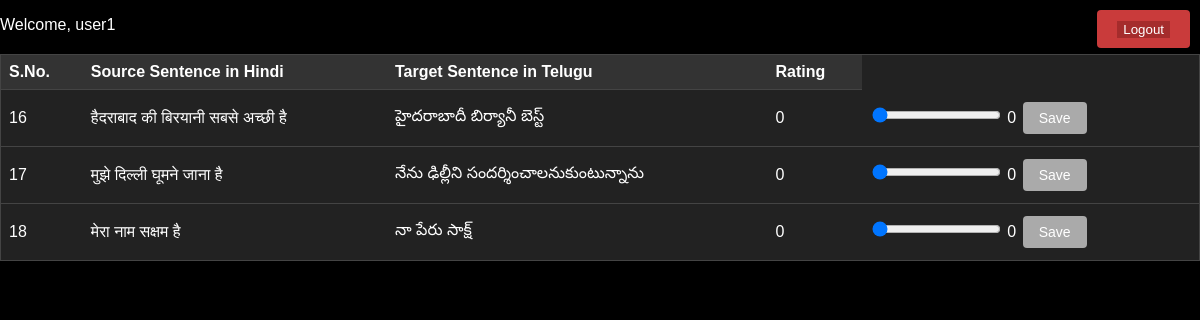
The page /index/ (signed in) on the database as committed earlier.
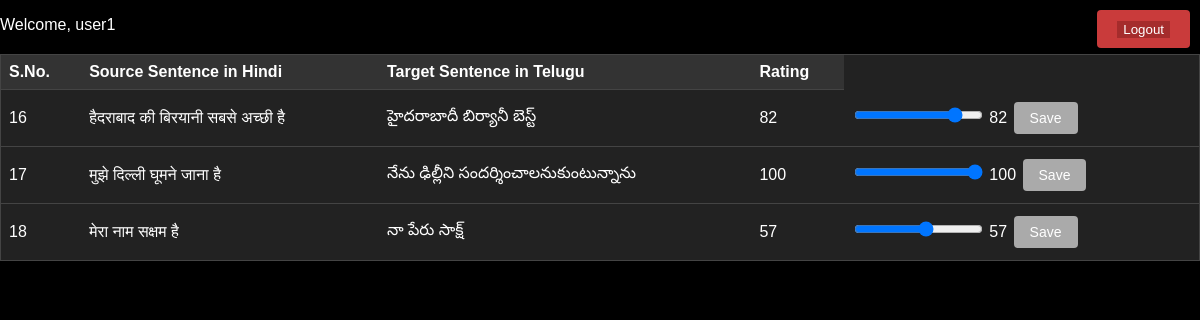
The same page on the database as committed later.
### ratingapp/models.py (models this page shows, shortened)
class Sentence(models.Model):
    user = models.ForeignKey(User, on_delete=models.CASCADE)
    sno = models.AutoField(primary_key=True)
    source = models.CharField(max_length=100)
    target = models.CharField(max_length=100)
    rating = models.IntegerField(default=0)
    class Meta:
        permissions = [
            ("can_add_sentence", "Can add sentences"),
        ]

### ratingapp/views.py (the view)
# urls.py: path('index/', views.index, name='index'),
@login_required
def index(request):
    if request.user.is_authenticated:
        if not request.user.is_staff:
            user_sentences = Sentence.objects.filter(user=request.user)
            if not user_sentences.exists():
                all_sentences = list(Sentence.objects.all())
                if len(all_sentences) >= 3:
                    random_sentences = random.sample(all_sentences, 3)
                    for sentence in random_sentences:
                        sentence.pk = None  # Clone the sentence object
                        sentence.user = request.user
                        sentence.save()
                else:
                    random_sentences = []
            else:
                random_sentences = user_sentences
            return render(request, 'index.html', {'sentences': random_sentences, 'request': request, 'is_admin': False})
        else:
            sentences = Sentence.objects.all().annotate(avg_rating=Avg('rating'))
            return render(request, 'index.html', {'sentences': sentences, 'request': request, 'is_admin': True})
    else:
        return redirect('loginpage')

### ratingapp/templates/index.html (shortened to what this page needs)
<!DOCTYPE html>
<html lang="en">
<head>
</head>
<body>
    <div id="welcome-user">
        {% if request.user.is_authenticated %}
            <p>Welcome, {{ request.user.username }}</p>
        {% endif %}
    </div>
    <div id="logout-container">
        <form method="POST" action="{% url 'logout' %}" class="logoutButton">
            <input type="submit" value="Logout" id = "submitid">
        </form>
    </div>
     <table>
        <tr>
            <th class="sort-SNO">S.No.</th>
            <th class="sort-SOURCE">Source Sentence in Hindi</th>
            <th class="sort-TARGET">Target Sentence in Telugu</th>
            <th class="sort-RATING">Rating</th>
        </tr>
        <tbody id="tablebody">
            {% for sentence in sentences %}
            <tr>
                <td class="sno">{{ sentence.sno }}</td>
                <td class="td-sentences">{{ sentence.source }}</td>
                <td class="td-sentences">{{ sentence.target }}</td>
                <td class="td-sentences">{{ sentence.rating }}</td>
                {% if request.user.is_authenticated and request.user.is_staff %}
                    <td>{{ sentence.user.username }}</td>
                {% else %}
                    <td>
                        <form id="ratingForm{{ sentence.sno }}" method="POST" action="{% url 'save_rating' %}">
                            <input type="range" class="rating" name="rating" min="0" max="100">
                            <span class="rating-value">{{ sentence.rating }}</span>
                            <input type="submit" class="myButton disabled" value="Save">
                        </form>
                    </td>
                {% endif %}
            </tr>
            {% endfor %}
        </tbody>
    </table>
</body>
</html>

### ratingapp/templates/index.html (style rules this page uses)
body { font-family: Arial, sans-serif; margin: 0; padding: 0; background-color: #000; color: #fff; }
table { width: 100%; border-collapse: collapse; margin: 20px auto; background-color: #222; border: 1px solid #444; }
th, td { padding: 8px; text-align: left; border-bottom: 1px solid #444; }
th { background-color: #333; cursor: pointer; }
.myButton { background-color: #9239e0; width: fit; border: none; color: white; padding: 8px 16px; display: flex; text-align: center; text-decoration: none; display: inline-block; font-size: 14px; margin: 4px 2px; cursor: pointer; border-radius: 4px; }
.myButton.disabled { background-color: #aaa; cursor: not-allowed; }
#logout-container { position: fixed; top: 20px; right: 20px; z-index: 9999; }
.logoutButton { background-color: #c93b3b; border: none; color: white; padding: 10px 20px; margin: -10px; text-align: center; text-decoration: none; display: inline-block; font-size: 16px; margin-left: 10px; border-radius: 4px; cursor: pointer; transition: background-color 0.3s; }
#submitid { background-color: #a52c2c; border: none; color: white; }

Rows that differ between the two databases and show on the page:
changed Sentence "हैदराबाद की बिरयानी सबसे अच्छी है": rating "0" → "82"
changed Sentence "मुझे दिल्ली घूमने जाना है": rating "0" → "100"
changed Sentence "मेरा नाम सक्षम है": rating "0" → "57"
